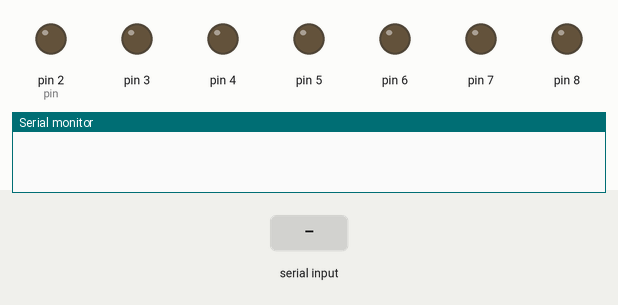
The sketch below on a simulated Arduino Uno, built with avr-gcc and run on an emulated ATmega328P. On the bench: output pins drawn as LEDs (lit = HIGH), the last lines printed to the serial monitor. Inputs (shaded band) come from the test bench.

Above: at 1.4 s.
1.5 s: "90,45\n" received over Serial
At 2.7 s:
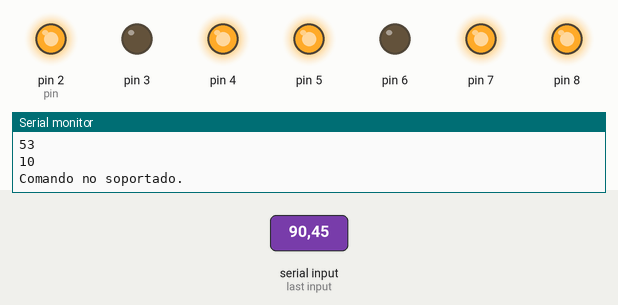
3.0 s: "30,150\n" received over Serial
At 4.0 s:
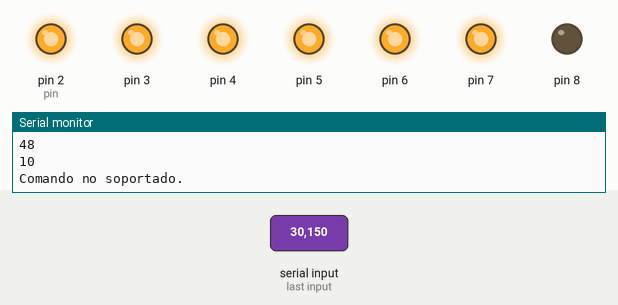
4.5 s: "200\n" received over Serial
6.0 s: "5\n" received over Serial
At 7.2 s:
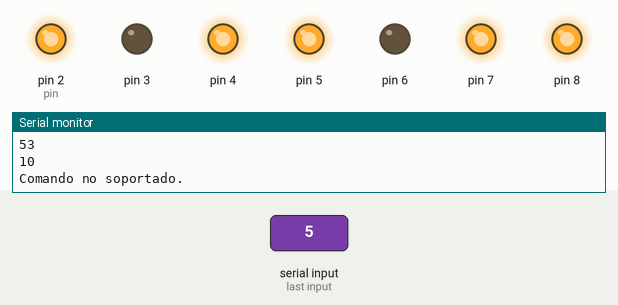
7.5 s: "90\n" received over Serial
At 8.5 s:
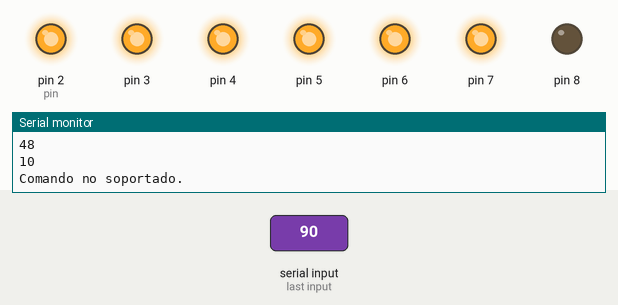
Timing chart, 0 to 10.0 s (numbered marks = the images above; inputs shaded):
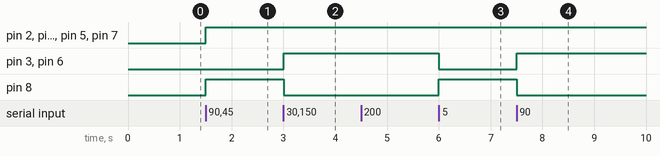

The sketch:

serial_to_7seg.ino
```cpp
int num_array[16][7] = {  { 1,1,1,1,1,1,0 },    // 0
                          { 0,1,1,0,0,0,0 },    // 1
                          { 1,1,0,1,1,0,1 },    // 2
                          { 1,1,1,1,0,0,1 },    // 3
                          { 0,1,1,0,0,1,1 },    // 4
                          { 1,0,1,1,0,1,1 },    // 5
                          { 1,0,1,1,1,1,1 },    // 6
                          { 1,1,1,0,0,0,0 },    // 7
                          { 1,1,1,1,1,1,1 },    // 8
                          { 1,1,1,0,0,1,1 },    // 9
                          { 1,1,1,0,1,1,1 },    // a
                          { 0,0,1,1,1,1,1 },    // b
                          { 1,0,0,1,1,1,0 },    // c
                          { 0,1,1,1,1,0,1 },    // d
                          { 1,0,0,1,1,1,1 },    // e
                          { 1,0,0,0,1,1,1 }};    // f
int counter=0;
//function header
void Num_Write(int);

void setup()
{
  // set pin modes
  pinMode(2, OUTPUT);
  pinMode(3, OUTPUT);
  pinMode(4, OUTPUT);
  pinMode(5, OUTPUT);
  pinMode(6, OUTPUT);
  pinMode(7, OUTPUT);
  pinMode(8, OUTPUT);
  Serial.begin(9600);
 delay(200);
}

void loop() {
  /*Num_Write(counter);
  counter=counter+1;
  delay(2000);*/

  int lectura = Serial.read();
  if(lectura>0){
    Serial.println(lectura);
    if(lectura>47 && lectura<58){
      Num_Write(lectura-48);
    }else if(lectura>96 && lectura<103){
      Num_Write(lectura-87);
    }else{
      Serial.println("Comando no soportado.");
    }
  }
}

void Num_Write(int number)
{
  int pin= 2;
  for (int j=0; j < 7; j++) {
   digitalWrite(pin, num_array[number][j]);
   pin++;
  }
}
```

Measured:
- after the input at 1.5 s, pin 2 (pin), pin 4, pin 5, pin 7, pin 8: LOW → HIGH at once
- after the input at 3.0 s, pin 3, pin 6: LOW → HIGH at once; pin 8: HIGH → LOW at once
- after the input at 6.0 s, pin 3, pin 6: HIGH → LOW at once; pin 8: LOW → HIGH at once
- after the input at 7.5 s, pin 3, pin 6: LOW → HIGH at once; pin 8: HIGH → LOW at once
